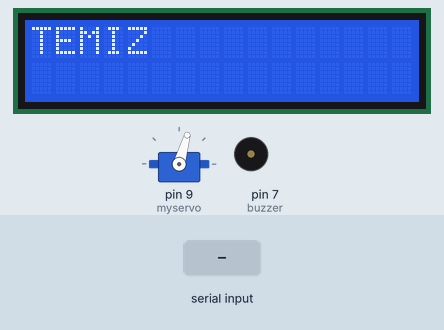
Bench run of a sketch on a simulated Arduino Uno, built with avr-gcc and run on an emulated ATmega328P. On the bench: 16×2 character LCD, servo, buzzer (waves = sounding, pin HIGH). The test bench sets the inputs (shaded band).

Above: at 1.2 s.
1.3 s: "90,45\n" received over Serial
At 1.73 s:
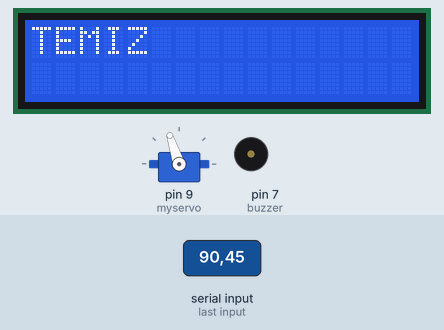
At 4.1 s:
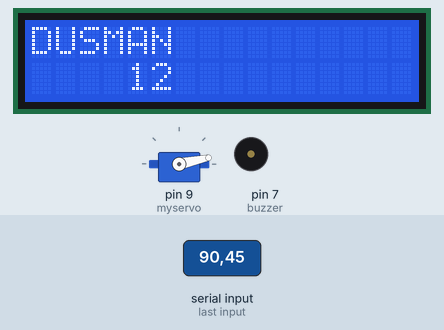
4.3 s: "30,150\n" received over Serial
At 4.7 s:
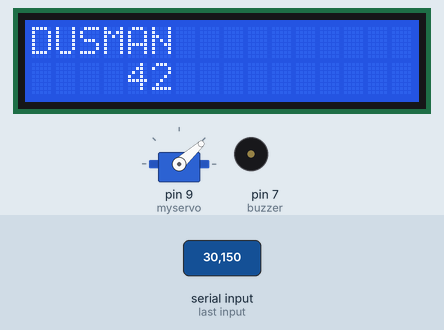
Timing chart, 0 to 11.8 s (numbered marks = the images above; inputs shaded):
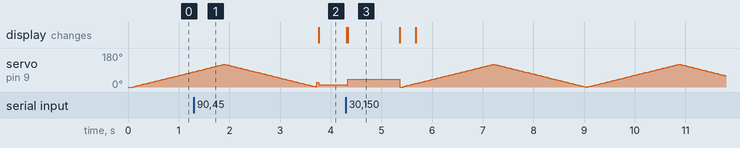

The sketch:

Servo.ino
```cpp
#include <Servo.h>
#include <Wire.h>
#include <LiquidCrystal_I2C.h>

int pos = 0;
int buzzer = 7;
Servo myservo;

LiquidCrystal_I2C lcd(0x3f, 16, 2);

void setup() {
  // Seri iletişim başlat
  Serial.begin(9600);
  pinMode(buzzer, OUTPUT);
  lcd.begin();

  // Servo motor pini
  myservo.attach(9);  // Servo pinini uygun şekilde değiştirin
}

void loop() {
  if (Serial.available() > 0) {
    // Seri porttan gelen veriyi oku
    int xPos = Serial.parseInt();

    // Servo motoru hareket ettir
    int servoPos = map(xPos, 0, 640, 0, 180);  // 0-640 arasındaki x koordinatını 0-180 dereceye çevir

    servoPos = constrain(servoPos, 0, 180);

    myservo.write(servoPos);


    lcd.home();
    lcd.print("DUSMAN");
    lcd.setCursor(4, 1);
    lcd.print(servoPos);


    // Bekleme
    delay(15);
  }
  else
  {
    lcd.clear();
    lcd.home();
    lcd.print("TEMIZ");
    for (pos = 0; pos <= 120; pos += 1)
    {
      myservo.write(pos);
      delay(15);
    }
    for (pos = 120; pos >= 0; pos -= 1)
    {
      myservo.write(pos);
      delay(15);
    }
  }
}
```

Measured:
- after the input at 1.3 s, the display: changes after 2.5 s (image 2)
- what the display in image 3 shows lasts 1.1 s, from 4.3 s to 5.4 s
